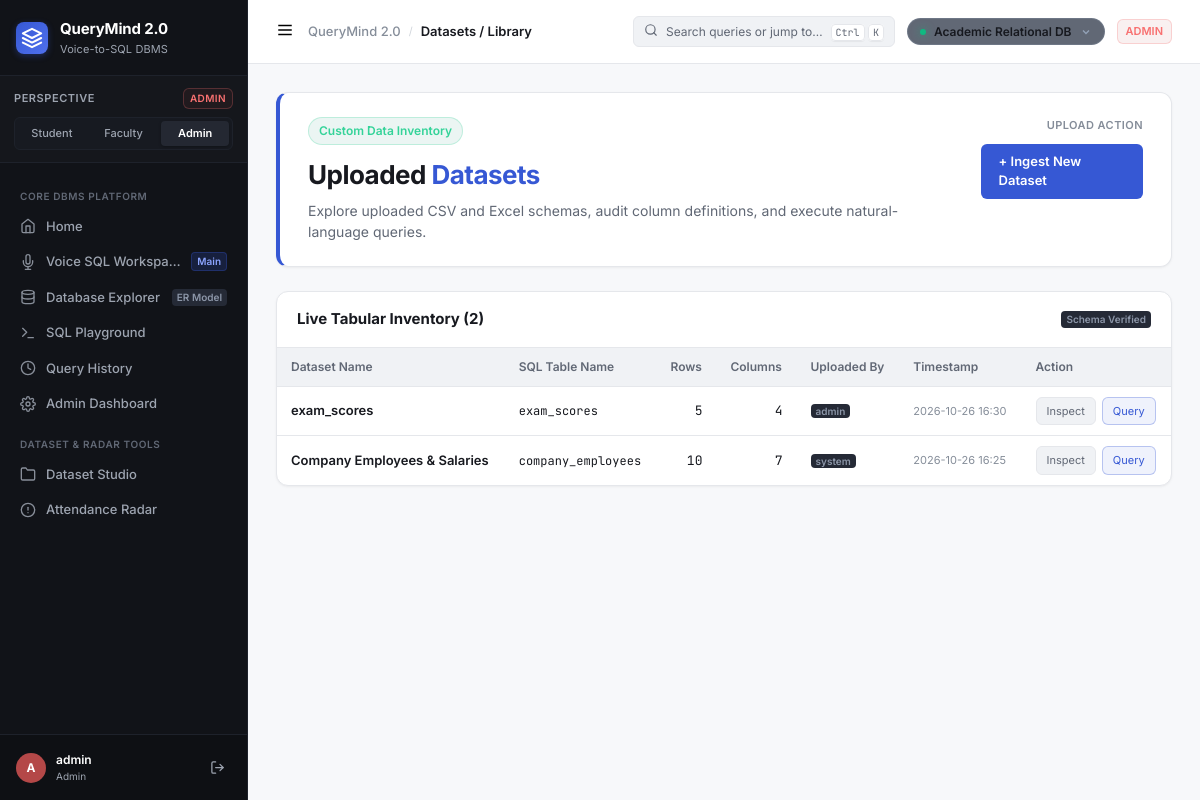
/datasets, run on the app's committed database.
### tables this page shows
CREATE TABLE dataset_registry (
            id           INTEGER PRIMARY KEY AUTOINCREMENT,
            table_name   TEXT NOT NULL UNIQUE,
            display_name TEXT NOT NULL,
            row_count    INTEGER DEFAULT 0,
            col_count    INTEGER DEFAULT 0,
            columns_json TEXT,
            uploaded_by  TEXT,
            uploaded_at  TEXT DEFAULT (datetime('now'))
        );

### app.py (the view)
@app.route("/datasets")
@login_required
def datasets():
    if session.get("role") not in ("admin", "teacher"):
        flash("Dataset management requires faculty or admin access.", "danger")
        return redirect(url_for("dashboard"))
    all_ds = get_uploaded_datasets()
    return render_template("datasets.html", datasets=all_ds, role=session["role"])

### app.py (called while the page is built, shortened)
def login_required(f):
    from functools import wraps
    @wraps(f)
    def wrapper(*args, **kwargs):
        if "user_id" not in session:
            flash("Please log in to continue.", "warning")
            return redirect(url_for("login"))
        return f(*args, **kwargs)
    return wrapper

@app.before_request
def ensure_default_session():
    if "user_id" not in session:
        session["user_id"] = 1
        session["username"] = "admin"
        session["role"] = "admin"

@app.context_processor
def inject_global_ui_context():
    try:
        datasets = get_uploaded_datasets()
    except Exception:
        datasets = []
    active_table = session.get("active_dataset_table", "academic")
    active_name = "Academic Relational DB"
    if active_table == "all":
        active_name = "All Connected Tables"
    return {
        "current_role": session.get("role", "admin"),
        "current_username": session.get("username", "admin"),
        "global_datasets": datasets,
        "active_dataset_table": active_table,
        "active_dataset_name": active_name,
    }

### db/database.py (called while the page is built, shortened)
def _conn():
    conn = sqlite3.connect(DB_PATH, timeout=15.0)
    conn.row_factory = sqlite3.Row
    conn.execute("PRAGMA foreign_keys = ON")
    conn.execute("PRAGMA journal_mode = WAL")
    conn.execute("PRAGMA busy_timeout = 15000")
    conn.execute("PRAGMA synchronous = NORMAL")
    conn.execute("PRAGMA cache_size = -64000")
    conn.execute("PRAGMA temp_store = MEMORY")
    return conn

def _setup_registry():
    conn = _conn()
    conn.execute("""
        CREATE TABLE IF NOT EXISTS dataset_registry (
            id           INTEGER PRIMARY KEY AUTOINCREMENT,
            table_name   TEXT NOT NULL UNIQUE,
            display_name TEXT NOT NULL,
            row_count    INTEGER DEFAULT 0,
            col_count    INTEGER DEFAULT 0,
            columns_json TEXT,
            uploaded_by  TEXT,
            uploaded_at  TEXT DEFAULT (datetime('now'))
        )
    """)
    conn.commit()
    count = conn.execute("SELECT COUNT(*) FROM dataset_registry").fetchone()[0]
    conn.close()

def get_uploaded_datasets() -> list:
    _setup_registry()
    conn = _conn()
    rows = conn.execute(
        "SELECT * FROM dataset_registry ORDER BY id DESC"
    ).fetchall()
    conn.close()
    return [dict(r) for r in rows]

### templates/datasets.html (shortened to what this page needs)
{% extends "base.html" %}
{% block breadcrumb %}Datasets / Library{% endblock %}
{% block content %}
<div class="workspace-view">
  <div class="role-hero" style="border-left: 4px solid var(--accent-primary);">
    <div class="role-hero-left">
      <div class="role-badge-lg badge-student">
        Custom Data Inventory
      </div>
      <h1>Uploaded <span style="color:var(--accent-primary);">Datasets</span></h1>
      <p class="hero-sub">Explore uploaded CSV and Excel schemas, audit column definitions, and execute natural-language queries.</p>
    </div>
    <div class="dataset-switcher-box">
      <span class="switcher-label">Upload Action</span>
      <a href="{{ url_for('dataset_upload') }}" class="btn-query" style="margin-top:4px;">
        + Ingest New Dataset
      </a>
    </div>
  </div>
  {% if datasets %}
  <div class="gov-card">
    <div class="gov-card-header">
      <h3>Live Tabular Inventory ({{ datasets|length }})</h3>
      <span class="nav-meta-badge">Schema Verified</span>
    </div>
    <div class="table-container" style="border:none; border-radius:0; margin-bottom:0;">
      <table class="data-table">
        <thead>
          <tr>
            <th>Dataset Name</th>
            <th>SQL Table Name</th>
            <th>Rows</th>
            <th>Columns</th>
            <th>Uploaded By</th>
            <th>Timestamp</th>
            <th>Action</th>
          </tr>
        </thead>
        <tbody>
          {% for ds in datasets %}
          <tr>
            <td style="font-weight:600;">
              <a href="{{ url_for('dataset_view', table_name=ds.table_name) }}" style="color:var(--text-primary); text-decoration:none;">
                {{ ds.display_name }}
              </a>
            </td>
            <td><code style="font-family:var(--font-mono); font-size:12px;">{{ ds.table_name }}</code></td>
            <td style="font-family:var(--font-mono); text-align:right;">{{ ds.row_count }}</td>
            <td style="font-family:var(--font-mono); text-align:right;">{{ ds.col_count }}</td>
            <td><span class="nav-meta-badge">{{ ds.uploaded_by }}</span></td>
            <td style="font-size:11px; color:var(--text-muted);">{{ ds.uploaded_at[:16] }}</td>
            <td>
              <div style="display:flex; gap:6px;">
                <a href="{{ url_for('dataset_view', table_name=ds.table_name) }}" class="chip" style="font-size:11px;">Inspect</a>
                <a href="{{ url_for('portal2', table=ds.table_name) }}" class="chip" style="font-size:11px; background:var(--accent-subtle); color:var(--accent-primary); border-color:rgba(54,88,212,0.3);">Query</a>
              </div>
            </td>
          </tr>
          {% endfor %}
        </tbody>
      </table>
    </div>
  </div>
  {% endif %}
</div>
{% endblock %}

### templates/base.html (shortened to what this page needs)
<!DOCTYPE html>
<html lang="en">
<head>
  <link rel="stylesheet" href="{{ url_for('static', filename='css/style.css') }}" />
</head>
<body class="app-shell role-{{ current_role }}">
  <aside class="sidebar-rail">
    <div class="sidebar-brand">
      <a href="{{ url_for('home') }}" class="brand-link">
        <div class="brand-logo-mark">
          <svg width="22" height="22" viewBox="0 0 24 24" fill="none" stroke="currentColor" stroke-width="2.2" stroke-linecap="round" stroke-linejoin="round">
            <polygon points="12 2 2 7 12 12 22 7 12 2"></polygon>
            <polyline points="2 17 12 22 22 17"></polyline>
            <polyline points="2 12 12 17 22 12"></polyline>
          </svg>
        </div>
        <div class="brand-text-block">
          <span class="brand-title">QueryMind 2.0</span>
          <span class="brand-tagline">Voice-to-SQL DBMS</span>
        </div>
      </a>
    </div>
    <div class="role-perspective-box">
      <div class="rpb-header">
        <span class="rpb-label">Perspective</span>
        <span class="rpb-role-badge badge-{{ current_role }}">{{ current_role|upper }}</span>
      </div>
      <div class="role-pills">
        <a href="{{ url_for('switch_role', target_role='student') }}"
           class="role-pill {% if current_role == 'student' %}active{% endif %}" title="Switch to Student Perspective (Aarav Sharma)">
          Student
        </a>
        <a href="{{ url_for('switch_role', target_role='teacher') }}"
           class="role-pill {% if current_role in ('teacher', 'faculty') %}active{% endif %}" title="Switch to Faculty Perspective (Prof. Sharma)">
          Faculty
        </a>
        <a href="{{ url_for('switch_role', target_role='admin') }}"
           class="role-pill {% if current_role == 'admin' %}active{% endif %}" title="Switch to Administrator Governance">
          Admin
        </a>
      </div>
    </div>
    <nav class="sidebar-nav">
      <div class="nav-group-header">Core DBMS Platform</div>
      <a href="{{ url_for('home') }}" class="nav-item {% if request.endpoint == 'home' %}active{% endif %}">
        <span class="nav-icon">
          <svg width="16" height="16" viewBox="0 0 24 24" fill="none" stroke="currentColor" stroke-width="2" stroke-linecap="round" stroke-linejoin="round">
            <path d="M3 9l9-7 9 7v11a2 2 0 0 1-2 2H5a2 2 0 0 1-2-2z"></path>
            <polyline points="9 22 9 12 15 12 15 22"></polyline>
          </svg>
        </span>
        <span class="nav-label">Home</span>
      </a>
      <a href="{{ url_for('voice_sql_workspace') }}" class="nav-item {% if request.endpoint in ('voice_sql_workspace', 'workspace') %}active{% endif %}">
        <span class="nav-icon">
        </span>
        <span class="nav-label">Voice SQL Workspace</span>
        <span class="nav-meta-badge voice-pulse">Main</span>
      </a>
      <a href="{{ url_for('database_explorer') }}" class="nav-item {% if request.endpoint == 'database_explorer' %}active{% endif %}">
        <span class="nav-icon">
          <svg width="16" height="16" viewBox="0 0 24 24" fill="none" stroke="currentColor" stroke-width="2" stroke-linecap="round" stroke-linejoin="round">
            <ellipse cx="12" cy="5" rx="9" ry="3"></ellipse>
            <path d="M21 12c0 1.66-4 3-9 3s-9-1.34-9-3"></path>
            <path d="M3 5v14c0 1.66 4 3 9 3s9-1.34 9-3V5"></path>
          </svg>
        </span>
        <span class="nav-label">Database Explorer</span>
        <span class="nav-meta-badge">ER Model</span>
      </a>
      <a href="{{ url_for('sql_playground') }}" class="nav-item {% if request.endpoint == 'sql_playground' %}active{% endif %}">
        <span class="nav-icon">
          <svg width="16" height="16" viewBox="0 0 24 24" fill="none" stroke="currentColor" stroke-width="2" stroke-linecap="round" stroke-linejoin="round">
            <polyline points="4 17 10 11 4 5"></polyline>
            <line x1="12" y1="19" x2="20" y2="19"></line>
          </svg>
        </span>
        <span class="nav-label">SQL Playground</span>
      </a>
      <a href="{{ url_for('history') }}" class="nav-item {% if request.endpoint == 'history' %}active{% endif %}">
        <span class="nav-icon">
          <svg width="16" height="16" viewBox="0 0 24 24" fill="none" stroke="currentColor" stroke-width="2" stroke-linecap="round" stroke-linejoin="round">
            <circle cx="12" cy="12" r="10"></circle>
            <polyline points="12 6 12 12 16 14"></polyline>
          </svg>
        </span>
        <span class="nav-label">Query History</span>
      </a>
      <a href="{{ url_for('admin_dashboard') }}" class="nav-item {% if request.endpoint in ('admin_dashboard', 'dashboard') %}active{% endif %}">
        <span class="nav-icon">
        </span>
        <span class="nav-label">Admin Dashboard</span>
      </a>
      <div class="nav-group-header">Dataset &amp; Radar Tools</div>
      <a href="{{ url_for('portal1') }}" class="nav-item {% if request.endpoint == 'portal1' %}active{% endif %}">
        <span class="nav-icon">
          <svg width="16" height="16" viewBox="0 0 24 24" fill="none" stroke="currentColor" stroke-width="2" stroke-linecap="round" stroke-linejoin="round">
            <path d="M22 19a2 2 0 0 1-2 2H4a2 2 0 0 1-2-2V5a2 2 0 0 1 2-2h5l2 3h9a2 2 0 0 1 2 2z"></path>
          </svg>
        </span>
        <span class="nav-label">Dataset Studio</span>
      </a>
      {% if current_role in ('admin', 'teacher') %}
      <a href="{{ url_for('defaulters') }}" class="nav-item {% if request.endpoint == 'defaulters' %}active{% endif %}">
        <span class="nav-icon">
          <svg width="16" height="16" viewBox="0 0 24 24" fill="none" stroke="currentColor" stroke-width="2" stroke-linecap="round" stroke-linejoin="round">
            <circle cx="12" cy="12" r="10"></circle>
            <line x1="12" y1="8" x2="12" y2="12"></line>
            <line x1="12" y1="16" x2="12.01" y2="16"></line>
          </svg>
        </span>
        <span class="nav-label">Attendance Radar</span>
      </a>
      {% endif %}
    </nav>
    <div class="sidebar-footer">
      <div class="user-profile-strip">
        <div class="user-avatar avatar-{{ current_role }}">
          {{ current_username[0]|upper }}
        </div>
        <div class="user-info">
          <span class="user-name">{{ current_username }}</span>
          <span class="user-role-text">{{ current_role|title }}</span>
        </div>
        <a href="{{ url_for('logout') }}" class="btn-logout" title="Log out">
          <svg width="15" height="15" viewBox="0 0 24 24" fill="none" stroke="currentColor" stroke-width="2" stroke-linecap="round" stroke-linejoin="round">
            <path d="M9 21H5a2 2 0 0 1-2-2V5a2 2 0 0 1 2-2h4"></path>
            <polyline points="16 17 21 12 16 7"></polyline>
            <line x1="21" y1="12" x2="9" y2="12"></line>
          </svg>
        </a>
      </div>
    </div>
  </aside>
  <div class="app-main-layout">
    <header class="workspace-topbar">
      <div class="topbar-left">
        <button type="button" class="mobile-drawer-btn" onclick="toggleMobileSidebar()" aria-label="Toggle navigation drawer">
          <svg width="18" height="18" viewBox="0 0 24 24" fill="none" stroke="currentColor" stroke-width="2">
            <line x1="3" y1="12" x2="21" y2="12"></line>
            <line x1="3" y1="6" x2="21" y2="6"></line>
            <line x1="3" y1="18" x2="21" y2="18"></line>
          </svg>
        </button>
        <nav class="breadcrumb-trail" aria-label="Breadcrumb">
          <span class="bc-root">QueryMind 2.0</span>
          <span class="bc-sep">/</span>
          <span class="bc-current">
            {% block breadcrumb %}{% endblock %}
          </span>
        </nav>
      </div>
      <div class="topbar-right">
        <button type="button" class="command-palette-trigger" onclick="openCommandPalette()">
          <span class="cpt-icon">
            <svg width="14" height="14" viewBox="0 0 24 24" fill="none" stroke="currentColor" stroke-width="2" stroke-linecap="round" stroke-linejoin="round">
              <circle cx="11" cy="11" r="8"></circle>
              <line x1="21" y1="21" x2="16.65" y2="16.65"></line>
            </svg>
          </span>
          <span class="cpt-text">Search queries or jump to…</span>
          <span class="cpt-shortcut"><kbd>Ctrl</kbd> <kbd>K</kbd></span>
        </button>
        <div class="dataset-switcher-wrapper" id="topbarDatasetDropdown">
          <button type="button" class="dataset-switcher-btn" onclick="toggleDatasetMenu(event)" title="Active dataset scope &bull; Click to switch">
            <span class="dsp-dot"></span>
            <span class="dsp-name">{{ active_dataset_name }}</span>
            <svg class="dsp-chevron" width="12" height="12" viewBox="0 0 24 24" fill="none" stroke="currentColor" stroke-width="2.5">
              <polyline points="6 9 12 15 18 9"></polyline>
            </svg>
          </button>
        </div>
        <span class="topbar-role-badge badge-{{ current_role }}">
          {{ current_role|upper }}
        </span>
      </div>
    </header>
    <main class="content-canvas">
      {% block content %}{% endblock %}
    </main>
  </div>
</body>
</html>

### data on the page
dataset_registry: uploaded_by "ADMIN", uploaded_by "admin", uploaded_by "Admin", display_name "exam_scores", table_name "exam_scores", row_count "5", col_count "4", uploaded_at "2026-10-26 16:30"
dataset_registry: display_name "Company Employees & Salaries", table_name "company_employees", row_count "10", col_count "7", uploaded_by "system", uploaded_at "2026-10-26 16:25"

### other printed values
{{ current_username[0]|upper }} "A"
{{ active_dataset_name }} "Academic Relational DB"
{{ datasets|length }} "2"
